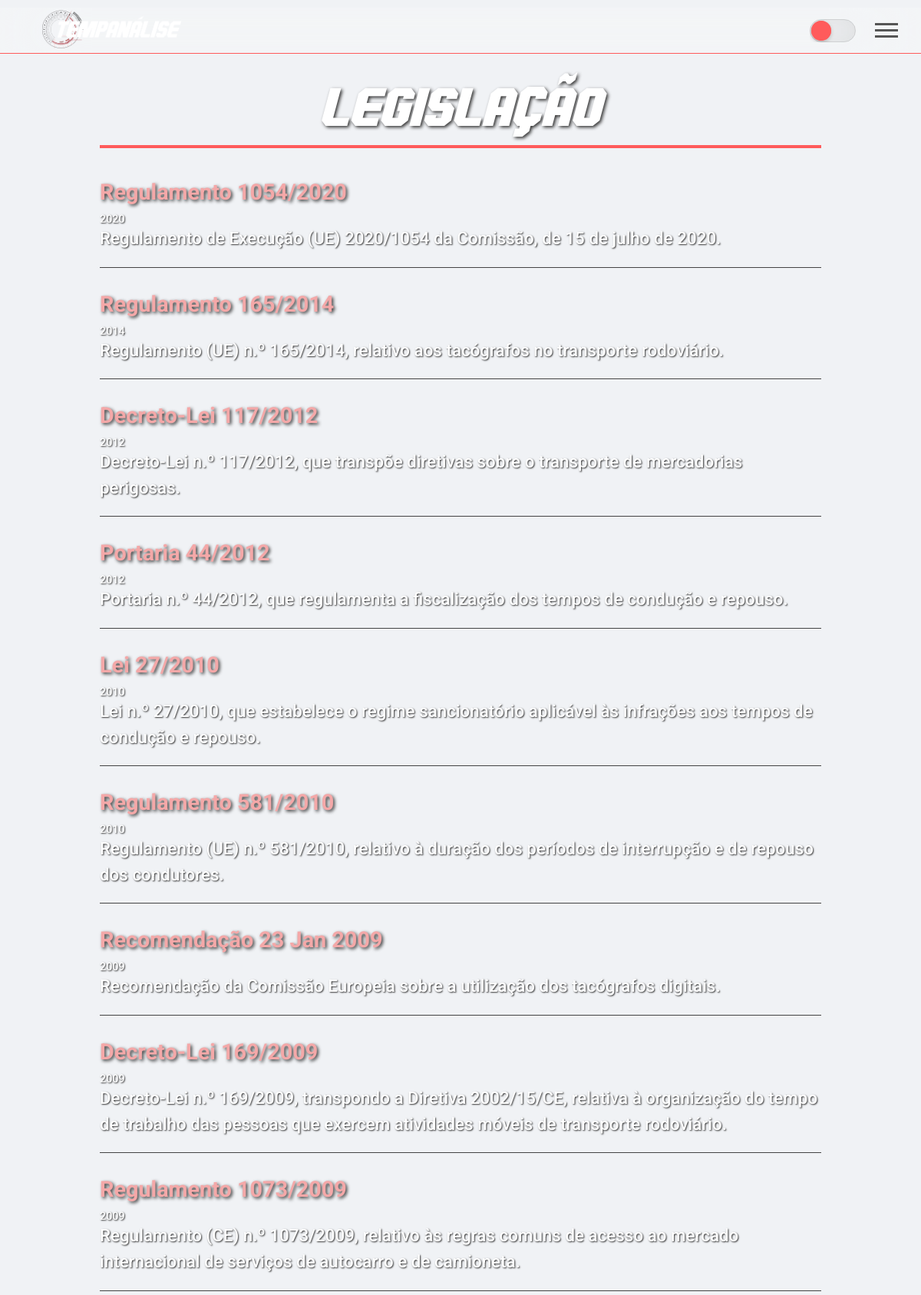
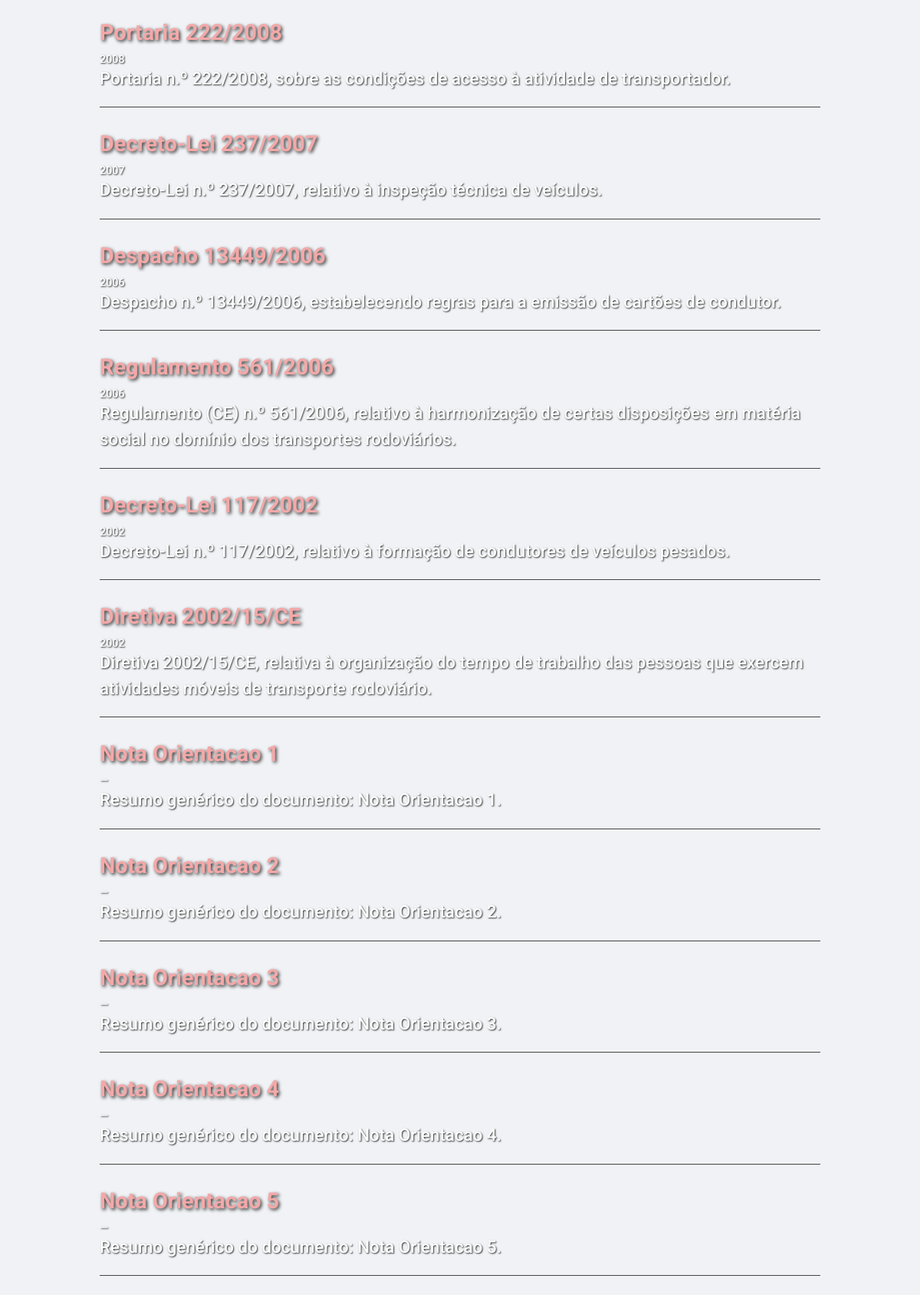
Page /legislacao (upper part) on the committed database (2 pictures, top to bottom).
### tables this page shows
CREATE TABLE legislation (
                id INTEGER PRIMARY KEY AUTOINCREMENT,
                filename TEXT NOT NULL UNIQUE,
                title TEXT NOT NULL,
                date TEXT,
                resumo TEXT
            );

### app.py (the view)
@app.route("/legislacao")
def legislacao():
    db = get_db()
    pdfs_from_db = db.execute(
        "SELECT * FROM legislation ORDER BY date DESC NULLS LAST, title ASC"
    ).fetchall()  # Adicionado title ASC para desempate
    processed_pdfs = []
    for pdf in pdfs_from_db:
        pdf_dict = dict(pdf)  # Converte sqlite3.Row para dict
        if pdf_dict["date"]:
            try:
                pdf_dict["date"] = datetime.fromisoformat(pdf_dict["date"])
            except ValueError:
                pdf_dict["date"] = None  # Caso o formato ISO esteja incorreto
        processed_pdfs.append(pdf_dict)
    return render_template("legislacao.html", pdfs=processed_pdfs)

### app.py (called while the page is built)
def get_db():
    db = getattr(g, "_database", None)
    if db is None:
        db = g._database = sqlite3.connect(DATABASE)
        db.row_factory = sqlite3.Row
    return db

@app.teardown_appcontext
def close_connection(exception):
    db = getattr(g, "_database", None)
    if db is not None:
        db.close()

### templates/legislacao.html (shortened to what this page needs)
{% extends "layout.html" %}
{% block content %}
<h1 class="section-title">Legislação</h1>
<section class="artigos">
  <div class="container">
    <ul class="artigos-list">
      {% for pdf in pdfs %}
      <li class="artigo-item">
        <a href="{{ url_for('visualizar_pdf', filename=pdf.filename) }}">
          <h3>{{ pdf.title }}</h3>
          <span class="data">{{ pdf.date.strftime('%Y') if pdf.date else '—' }}</span>
          <p class="resumo">{{ pdf.resumo }}</p>
        </a>
      </li>
      {% endfor %}
    </ul>
  </div>
</section>
{% endblock %}

### templates/layout.html (shortened to what this page needs)
<!DOCTYPE html>
<html lang="en">
<head>
    <link rel="stylesheet" href="{{ url_for('static', filename='css/style.css') }}?v=1.1">
    <link rel="stylesheet" href="https://cdnjs.cloudflare.com/ajax/libs/font-awesome/6.5.2/css/all.min.css"
 />
</head>
<body>
    <header>
        <div class="logo">
            <a href="{{ url_for('home') }}">
            </a>
        </div>
        <nav>
            <div class="header-right-buttons">
                <div class="theme-toggle" id="theme-toggle">
                    <div class="toggle-track">
                        <div class="toggle-thumb"></div>
                    </div>
                </div>
                <button id="hamburgerBtn" class="hamburger-btn" aria-label="Menu de navegação">
                    <span class="hamburger-line"></span>
                    <span class="hamburger-line"></span>
                    <span class="hamburger-line"></span>
                </button>
            </div>
        </nav>
    </header>
    <main>
        {% block content %}{% endblock %}
    </main>
</body>
</html>

### rows in the picture
legislation: title "Regulamento 1054/2020", date "2020", resumo "Regulamento de Execução (UE) 2020/1054 da Comissão, de 15 de julho de 2020."
legislation: title "Regulamento 165/2014", date "2014", resumo "Regulamento (UE) n.º 165/2014, relativo aos tacógrafos no transporte rodoviário."
legislation: title "Decreto-Lei 117/2012", date "2012", resumo "Decreto-Lei n.º 117/2012, que transpõe diretivas sobre o transporte de mercadorias perigosas."
legislation: title "Portaria 44/2012", date "2012", resumo "Portaria n.º 44/2012, que regulamenta a fiscalização dos tempos de condução e repouso."
legislation: title "Lei 27/2010", date "2010", resumo "Lei n.º 27/2010, que estabelece o regime sancionatório aplicável às infrações aos tempos de condução e repouso."
legislation: title "Regulamento 581/2010", date "2010", resumo "Regulamento (UE) n.º 581/2010, relativo à duração dos períodos de interrupção e de repouso dos condutores."
legislation: title "Recomendação 23 Jan 2009", date "2009", resumo "Recomendação da Comissão Europeia sobre a utilização dos tacógrafos digitais."
legislation: title "Decreto-Lei 169/2009", date "2009", resumo "Decreto-Lei n.º 169/2009, transpondo a Diretiva 2002/15/CE, relativa à organização do tempo de trabalho das pessoas que exercem atividades móveis de transporte rodoviário."
legislation: title "Regulamento 1073/2009", date "2009", resumo "Regulamento (CE) n.º 1073/2009, relativo às regras comuns de acesso ao mercado internacional de serviços de autocarro e de camioneta."
legislation: title "Portaria 222/2008", date "2008", resumo "Portaria n.º 222/2008, sobre as condições de acesso à atividade de transportador."
legislation: title "Decreto-Lei 237/2007", date "2007", resumo "Decreto-Lei n.º 237/2007, relativo à inspeção técnica de veículos."
legislation: title "Despacho 13449/2006", date "2006", resumo "Despacho n.º 13449/2006, estabelecendo regras para a emissão de cartões de condutor."
legislation: title "Regulamento 561/2006", date "2006", resumo "Regulamento (CE) n.º 561/2006, relativo à harmonização de certas disposições em matéria social no domínio dos transportes rodoviários."
legislation: title "Decreto-Lei 117/2002", date "2002", resumo "Decreto-Lei n.º 117/2002, relativo à formação de condutores de veículos pesados."
legislation: title "Diretiva 2002/15/CE", date "2002", resumo "Diretiva 2002/15/CE, relativa à organização do tempo de trabalho das pessoas que exercem atividades móveis de transporte rodoviário."
legislation: title "Nota Orientacao 1", date "—", resumo "Resumo genérico do documento: Nota Orientacao 1."
legislation: title "Nota Orientacao 2", date "—", resumo "Resumo genérico do documento: Nota Orientacao 2."
legislation: title "Nota Orientacao 3", date "—", resumo "Resumo genérico do documento: Nota Orientacao 3."
legislation: title "Nota Orientacao 4", date "—", resumo "Resumo genérico do documento: Nota Orientacao 4."
legislation: title "Nota Orientacao 5", date "—", resumo "Resumo genérico do documento: Nota Orientacao 5."
